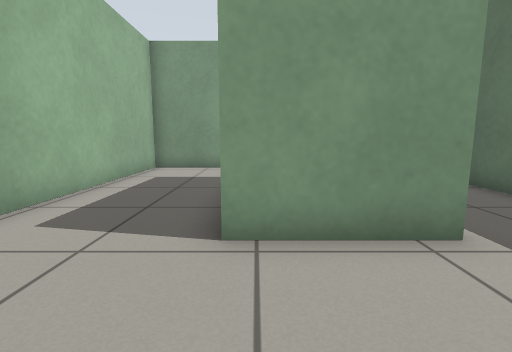
View 1 (above)

12 first-person views from a walk through a robot-simulator world made for Gazebo. The camera is 0.64 m above the floor, tilts 8° down and sees 85° across. The floor is counted in squares, 0.5 m on a side. Each view is taken from the middle of a square. On the plan, view 1 faces up. The plan holds only what a view shows up to about 13 squares ahead; the rest is blank.

View 2
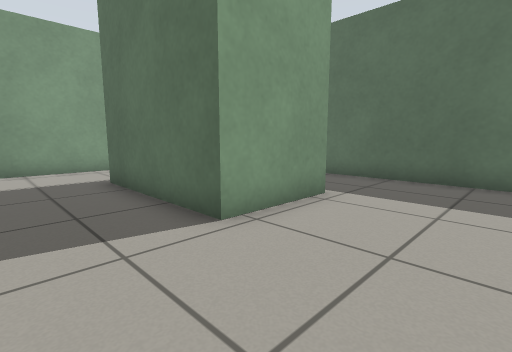

View 3
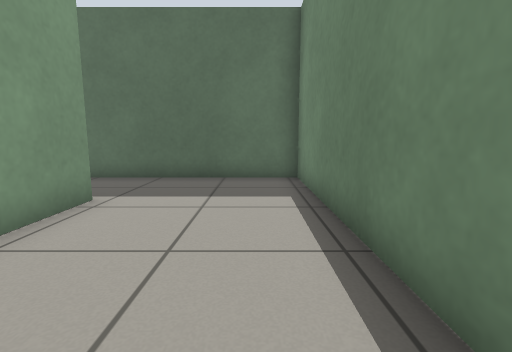

View 4
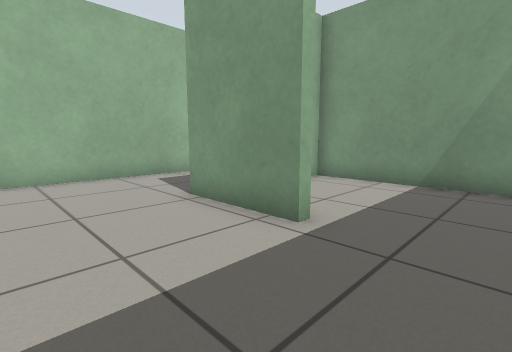

View 5
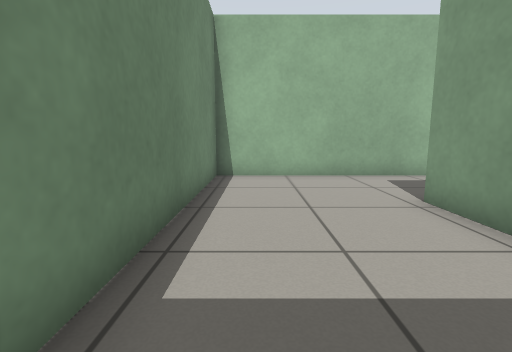

View 6
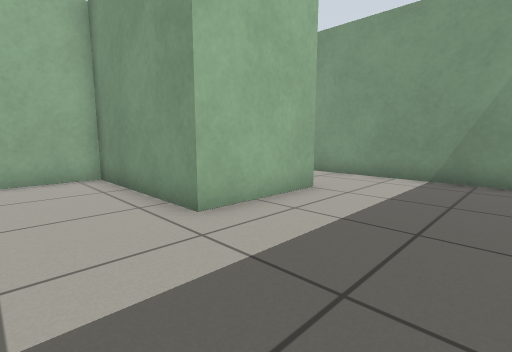

View 7
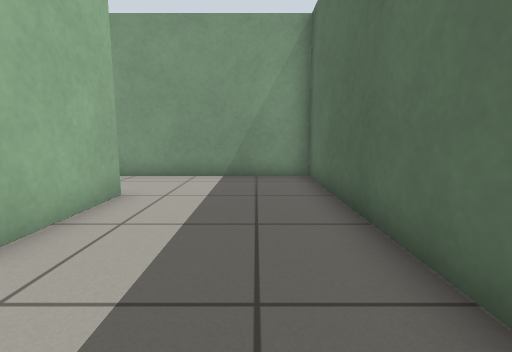

View 8
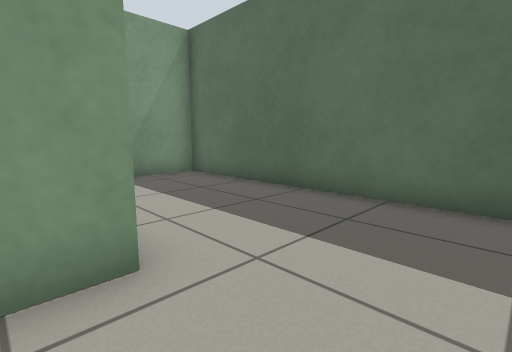

View 9
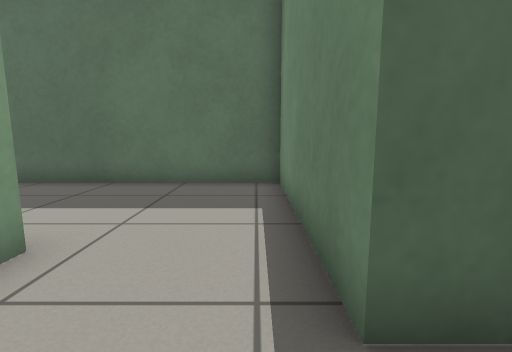

View 10
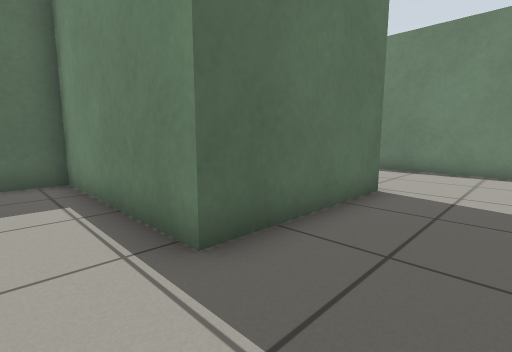

View 11
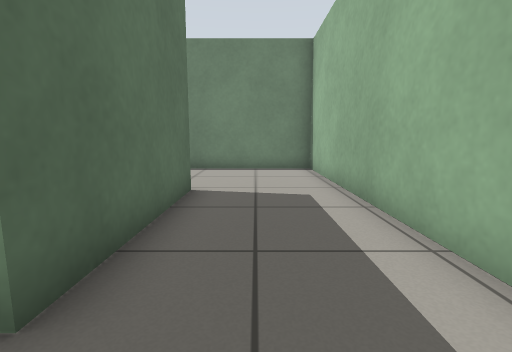

View 12
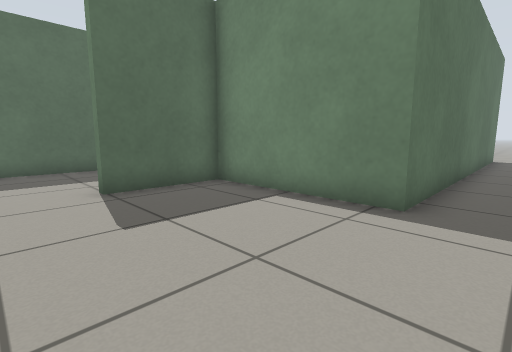

### Floor plan
Ten units are one square. View 1 is at (0, 0); x grows to the right and y downward. Boxes are objects, and circles mark ways between rooms. Rooms are numbered by the first view taken in them; rooms with no view inside come last. Other rooms are left out.
<svg viewBox="-55 -186 117 204">
<path fill="none" stroke="#000" d="M26 -38 26 -33 -4 -33 -4 -83M-5 -116 -42 -116 -42 13 57 13 57 -36M10 -151 10 -116 -5 -116M-4 -83 57 -83 57 -181 5 -181M-45 2 -45 -119 7 -119 7 -151M5 -181 -10 -181M47 -80 -1 -80M57 -36 57 -75"/>
<circle cx="5" cy="-100" r="3" fill="#2a7"/>
<circle cx="40" cy="-40" r="3" fill="#2a7"/>
<circle cx="10" cy="-165" r="3" fill="#2a7"/>
<text x="-10" y="-40">1</text>
<text x="30" y="-130">2</text>
<text x="-50" y="-70">3</text>
<text x="30" y="-60">4</text>
</svg>
Room 1 opens to room 2. Room 1 opens to room 4. Room 2 opens to room 3.

Where each view was taken, in squares from view 1:
view 1: 0 up, 0 right, facing up
view 2: 0 up, 3 left, facing up-right
view 3: 0 up, 3 left, facing right
view 4: 0 up, 5 right, facing up-left
view 5: 0 up, 5 right, facing left
view 6: 9 up, 5 right, facing up-left
view 7: 9 up, 4 right, facing up
view 8: 9 up, 0 right, facing up-right
view 9: 9 up, 2 left, facing right
view 10: 10 up, 3 left, facing down-right
view 11: 10 up, 2 left, facing down
view 12: 17 up, 6 left, facing down-right
